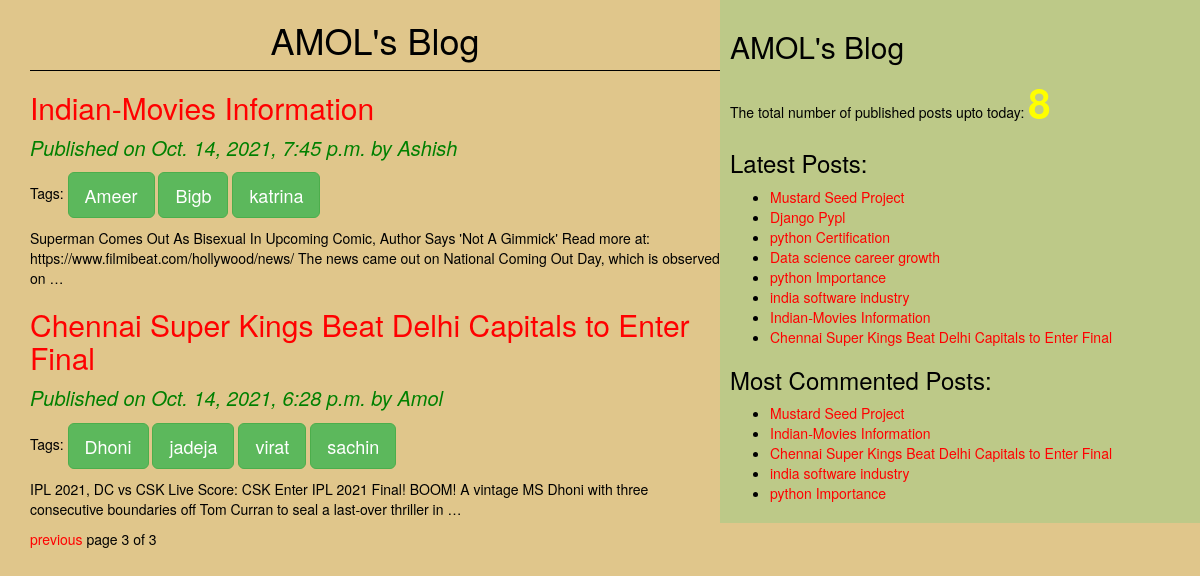
/?page=3, run on the app's committed database.
### blogApp/models.py (models this page shows, shortened)
class Post(models.Model):
    STATUS_CHOICES=(('draft','Draft'),('published','Published'))
    title=models.CharField(max_length=256)
    slug=models.SlugField(max_length=264, unique_for_date='publish')
    author=models.ForeignKey(User,related_name='blog_posts', on_delete=models.CASCADE) # author is a foreignkey pointing the data from user table on_delete=models.CASCADE that argument must be required otherwise we will get one argument missing error.
    body=models.TextField()
    publish=models.DateTimeField(default=timezone.now) # for taken current time zone
    created=models.DateTimeField(auto_now_add=True) # whenever we have updated last post on blog Application
    updated=models.DateTimeField(auto_now=True)
    status=models.CharField(max_length=10, choices=STATUS_CHOICES, default='draft')
    objects=CustomManager()
    tags=TaggableManager()
    class Meta:
        ordering=('-publish',) #make sure single value tuple ends with comma
    def get_absolute_url(self):
        return reverse('post_detail',args=[self.publish.year, self.publish.strftime('%m'), self.publish.strftime('%d'), self.slug])

### blogApp/views.py (the view)
# urls.py: path('', views.post_list_view),
def post_list_view(request, tag_slug=None):
    post_list=Post.objects.all()
    tag=None
    if tag_slug:
        tag=get_object_or_404(Tag, slug=tag_slug)
        post_list=post_list.filter(tags__in=[tag])
    paginator= Paginator(post_list,3)
    page_number=request.GET.get('page')
    try:
        post_list=paginator.page(page_number)
    except PageNotAnInteger:
        post_list=paginator.page(1)
    except EmptyPage:
        post_list=paginator.page(paginator.num_pages)
    return render (request,'blogApp/post_list.html',{'post_list':post_list, 'tag':tag})

### blogApp/models.py (called while the page is built)
    def get_queryset(self):
        return super().get_queryset().filter(status='published')

### blogApp/templatetags/blog_tags.py (called while the page is built)
@register.simple_tag(name='my_tag')
def total_posts(): # instate of total_post we can any other name
    return Post.objects.count()

@register.inclusion_tag('blogApp/latest_posts123.html')
def show_latest_posts(count):
    latest_posts=Post.objects.order_by('-publish')[:count]
    return {'latest_posts':latest_posts}

@register.simple_tag
def get_most_commented_posts(count=5):
    return Post.objects.annotate(total_comments=Count('comments')).order_by('-total_comments')[:count]

### templates/blogApp/post_list.html (shortened to what this page needs)
{%extends 'blogApp/base.html'%}
    {%block content%}
        <h1>AMOL's Blog</h1>
        {%for post in post_list%}
                <a href="{{post.get_absolute_url}}" ><h2>{{post.title}}</h2></a>
                <p id='date'>Published on {{post.publish}} by {{post.author|title}}</p>
                <p>Tags:
                    {% for tag in post.tags.all %}
                        <a href="{% url 'post_list_by_name' tag.slug%}" class="btn btn-lg btn-success">{{tag.name}} </a>
                    {%endfor%}
                </p>
            {{post.body|truncatewords:30|linebreaks}}
        {%endfor%}
        {%include 'blogApp/paginator.html' with page=post_list%}
    {%endblock%}

### templates/blogApp/base.html (shortened to what this page needs)
<!DOCTYPE html>
{%load blog_tags %}
{%load static%}
<html lang="en">
<head>
    <link rel="stylesheet" href="https://maxcdn.bootstrapcdn.com/bootstrap/3.3.7/css/bootstrap.min.css">
    <link rel="stylesheet" href="{% static 'css/blog.css'%}">
</head>
<body>
    <div class="content">
       {%block content%}{%endblock%}
    </div>
    <div class="sidebar">
        <h2>AMOL's Blog</h2>
        <p>The total number of published posts upto today: <span id='pcount'> {%my_tag%} </span></p>
        <h3>Latest Posts:</h3>{%show_latest_posts 100%}
        <h3>Most Commented Posts:</h3>
        {%get_most_commented_posts as most_commented_posts %}
        <ul>
            {%for post in most_commented_posts %}
            <li><a href="{{post.get_absolute_url}}">{{post.title}}</a></li>
            {%endfor%}
        </ul>
    </div>
</body>
</html>

### templates/blogApp/latest_posts123.html
<ul>
    {%for post in latest_posts%}
    <li><a href="{{post.get_absolute_url}}"> {{post.title}}</a></li>
    {%endfor%}
</ul>

### static/css/blog.css (style rules this page uses)
.content { width:60%; float: left; padding: 0 0 0 30px; background-color: #e0c68b; height: 100%; }
.sidebar { width: 40%; float: right; padding: 10px; background-color: #bdc988; height: 100%; }
h1 { text-align: center; border-bottom: 1px solid black; padding-bottom: 10px; }
body { color: black; background-color:#e0c68b ; }
#date { color: green; font-size: 20px; font-style: italic; }
a { color:red; }
#pcount { font-size: 40px; color: yellow; font-weight: bold; }

### data on the page
Post: title "Indian-Movies Information", publish "Oct. 14, 2021, 7:45 p.m.", author "Ashish", body "Superman Comes Out As Bisexual In Upcoming Comic, Author Says 'Not A Gimmick' Read more at: https://www.filmibeat.com/hollywood/news/ The news came out on National Coming Out Day, which is observed on …"
Tag: name "Ameer"
Tag: name "Bigb"
Tag: name "katrina"
Post: title "Chennai Super Kings Beat Delhi Capitals to Enter Final", publish "Oct. 14, 2021, 6:28 p.m.", author "Amol", body "IPL 2021, DC vs CSK Live Score: CSK Enter IPL 2021 Final! BOOM! A vintage MS Dhoni with three consecutive boundaries off Tom Curran to seal a last-over thriller in …"
Tag: name "Dhoni"
Tag: name "jadeja"
Tag: name "virat"
Tag: name "sachin"
Post: title "Mustard Seed Project"
Post: title "Django Pypl"
Post: title "python Certification"
Post: title "Data science career growth"
Post: title "python Importance"
Post: title "india software industry"

### other printed values
{{ page.number }} "3"
{{ page.paginator.num_pages }} "3"
